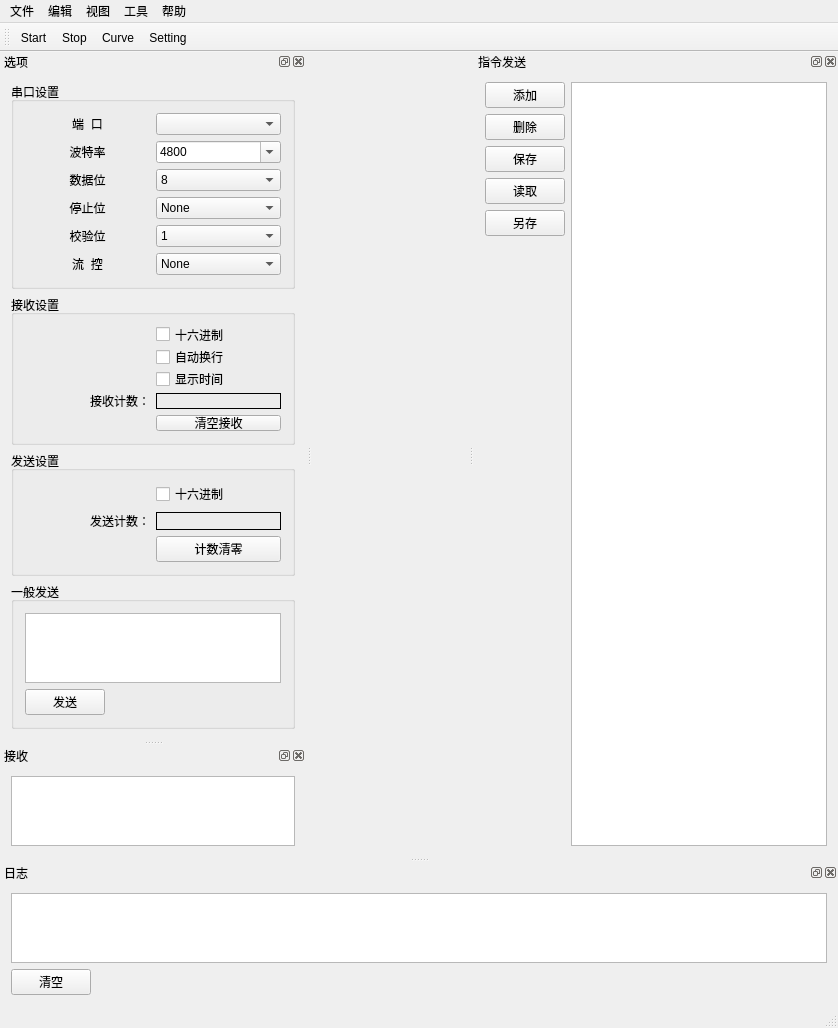
<?xml version="1.0" encoding="UTF-8"?>
<ui version="4.0">
 <class>MainWindow</class>
 <widget class="QMainWindow" name="MainWindow">
  <property name="geometry">
   <rect>
    <x>0</x>
    <y>0</y>
    <width>838</width>
    <height>1024</height>
   </rect>
  </property>
  <property name="windowTitle">
   <string>SerialMaster</string>
  </property>
  <property name="windowIcon">
   <iconset resource="source.qrc">
    <normaloff>:/icon/串口.png</normaloff>:/icon/串口.png</iconset>
  </property>
  <widget class="QWidget" name="centralWidget"/>
  <widget class="QMenuBar" name="menuBar">
   <property name="geometry">
    <rect>
     <x>0</x>
     <y>0</y>
     <width>838</width>
     <height>22</height>
    </rect>
   </property>
   <widget class="QMenu" name="menu">
    <property name="title">
     <string>文件</string>
    </property>
    <addaction name="separator"/>
    <addaction name="actionExit"/>
   </widget>
   <widget class="QMenu" name="menu_2">
    <property name="title">
     <string>编辑</string>
    </property>
   </widget>
   <widget class="QMenu" name="menu_3">
    <property name="title">
     <string>视图</string>
    </property>
    <addaction name="separator"/>
    <addaction name="actionResetAll"/>
   </widget>
   <widget class="QMenu" name="menu_4">
    <property name="title">
     <string>工具</string>
    </property>
   </widget>
   <widget class="QMenu" name="menu_5">
    <property name="title">
     <string>帮助</string>
    </property>
    <addaction name="actionUpdate"/>
    <addaction name="actionAbout"/>
   </widget>
   <addaction name="menu"/>
   <addaction name="menu_2"/>
   <addaction name="menu_3"/>
   <addaction name="menu_4"/>
   <addaction name="menu_5"/>
  </widget>
  <widget class="QToolBar" name="mainToolBar">
   <attribute name="toolBarArea">
    <enum>TopToolBarArea</enum>
   </attribute>
   <attribute name="toolBarBreak">
    <bool>false</bool>
   </attribute>
   <addaction name="actionStart"/>
   <addaction name="actionStop"/>
   <addaction name="actionCurve"/>
   <addaction name="actionSetting"/>
  </widget>
  <widget class="QStatusBar" name="statusBar"/>
  <widget class="QDockWidget" name="dockWidget_CmdSend">
   <property name="windowTitle">
    <string>指令发送</string>
   </property>
   <attribute name="dockWidgetArea">
    <number>2</number>
   </attribute>
   <widget class="QWidget" name="dockWidgetContents">
    <layout class="QGridLayout" name="gridLayout_4">
     <item row="2" column="0">
      <widget class="QPushButton" name="pushButton_SaveAllCmd">
       <property name="text">
        <string>保存</string>
       </property>
      </widget>
     </item>
     <item row="1" column="0">
      <widget class="QPushButton" name="pushButton_RemoveCmd">
       <property name="text">
        <string>删除</string>
       </property>
      </widget>
     </item>
     <item row="0" column="0">
      <widget class="QPushButton" name="pushButton_AddCmd">
       <property name="text">
        <string>添加</string>
       </property>
      </widget>
     </item>
     <item row="3" column="0">
      <widget class="QPushButton" name="pushButton_LoadCmd">
       <property name="text">
        <string>读取</string>
       </property>
      </widget>
     </item>
     <item row="4" column="0">
      <widget class="QPushButton" name="pushButton_SaveAs">
       <property name="text">
        <string>另存</string>
       </property>
      </widget>
     </item>
     <item row="0" column="1" rowspan="6">
      <widget class="QTableWidget" name="tableWidget_SendCmd"/>
     </item>
    </layout>
   </widget>
  </widget>
  <widget class="QDockWidget" name="dockWidget_Setting">
   <property name="windowTitle">
    <string>选项</string>
   </property>
   <attribute name="dockWidgetArea">
    <number>1</number>
   </attribute>
   <widget class="QWidget" name="dockWidgetContents_2">
    <layout class="QGridLayout" name="gridLayout_9">
     <item row="4" column="0">
      <spacer name="verticalSpacer">
       <property name="orientation">
        <enum>Qt::Vertical</enum>
       </property>
       <property name="sizeHint" stdset="0">
        <size>
         <width>20</width>
         <height>40</height>
        </size>
       </property>
      </spacer>
     </item>
     <item row="0" column="0">
      <widget class="QGroupBox" name="groupBox">
       <property name="minimumSize">
        <size>
         <width>0</width>
         <height>0</height>
        </size>
       </property>
       <property name="maximumSize">
        <size>
         <width>16777215</width>
         <height>16777215</height>
        </size>
       </property>
       <property name="title">
        <string>串口设置</string>
       </property>
       <layout class="QGridLayout" name="gridLayout">
        <item row="2" column="1">
         <widget class="QComboBox" name="comboBox_DataBit">
          <item>
           <property name="text">
            <string>8</string>
           </property>
          </item>
         </widget>
        </item>
        <item row="1" column="0">
         <widget class="QLabel" name="label_2">
          <property name="text">
           <string>波特率</string>
          </property>
          <property name="alignment">
           <set>Qt::AlignCenter</set>
          </property>
         </widget>
        </item>
        <item row="5" column="0">
         <widget class="QLabel" name="label_6">
          <property name="text">
           <string>流  控</string>
          </property>
          <property name="alignment">
           <set>Qt::AlignCenter</set>
          </property>
         </widget>
        </item>
        <item row="3" column="1">
         <widget class="QComboBox" name="comboBox_StopBit">
          <item>
           <property name="text">
            <string>None</string>
           </property>
          </item>
         </widget>
        </item>
        <item row="3" column="0">
         <widget class="QLabel" name="label_4">
          <property name="text">
           <string>停止位</string>
          </property>
          <property name="alignment">
           <set>Qt::AlignCenter</set>
          </property>
         </widget>
        </item>
        <item row="0" column="0">
         <widget class="QLabel" name="label">
          <property name="text">
           <string>端  口</string>
          </property>
          <property name="alignment">
           <set>Qt::AlignCenter</set>
          </property>
         </widget>
        </item>
        <item row="5" column="1">
         <widget class="QComboBox" name="comboBox_FlowCtrlBit">
          <item>
           <property name="text">
            <string>None</string>
           </property>
          </item>
         </widget>
        </item>
        <item row="1" column="1">
         <widget class="QComboBox" name="comboBox_BaundRate">
          <property name="editable">
           <bool>true</bool>
          </property>
          <item>
           <property name="text">
            <string>4800</string>
           </property>
          </item>
          <item>
           <property name="text">
            <string>9600</string>
           </property>
          </item>
          <item>
           <property name="text">
            <string>19200</string>
           </property>
          </item>
          <item>
           <property name="text">
            <string>115200</string>
           </property>
          </item>
         </widget>
        </item>
        <item row="2" column="0">
         <widget class="QLabel" name="label_3">
          <property name="text">
           <string>数据位</string>
          </property>
          <property name="alignment">
           <set>Qt::AlignCenter</set>
          </property>
         </widget>
        </item>
        <item row="4" column="1">
         <widget class="QComboBox" name="comboBox_CheckBit">
          <item>
           <property name="text">
            <string>1</string>
           </property>
          </item>
         </widget>
        </item>
        <item row="4" column="0">
         <widget class="QLabel" name="label_5">
          <property name="text">
           <string>校验位</string>
          </property>
          <property name="alignment">
           <set>Qt::AlignCenter</set>
          </property>
         </widget>
        </item>
        <item row="0" column="1">
         <widget class="QComboBox" name="comboBox_Port"/>
        </item>
       </layout>
      </widget>
     </item>
     <item row="1" column="0">
      <widget class="QGroupBox" name="groupBox_2">
       <property name="maximumSize">
        <size>
         <width>16777215</width>
         <height>150</height>
        </size>
       </property>
       <property name="title">
        <string>接收设置</string>
       </property>
       <layout class="QGridLayout" name="gridLayout_2">
        <item row="3" column="1">
         <widget class="QLabel" name="label_ReceiveCnt">
          <property name="frameShape">
           <enum>QFrame::Box</enum>
          </property>
          <property name="text">
           <string/>
          </property>
         </widget>
        </item>
        <item row="0" column="1">
         <widget class="QCheckBox" name="checkBox_ReceiveAsHex">
          <property name="text">
           <string>十六进制</string>
          </property>
         </widget>
        </item>
        <item row="2" column="1">
         <widget class="QCheckBox" name="checkBox_ReceiveShowTime">
          <property name="text">
           <string>显示时间</string>
          </property>
         </widget>
        </item>
        <item row="1" column="1">
         <widget class="QCheckBox" name="checkBox_ReceiveAutoNewLine">
          <property name="text">
           <string>自动换行</string>
          </property>
         </widget>
        </item>
        <item row="3" column="0">
         <widget class="QLabel" name="label_7">
          <property name="text">
           <string>接收计数：</string>
          </property>
          <property name="alignment">
           <set>Qt::AlignRight|Qt::AlignTrailing|Qt::AlignVCenter</set>
          </property>
         </widget>
        </item>
        <item row="4" column="1">
         <widget class="QPushButton" name="pushButton_ReceiveClear">
          <property name="text">
           <string>清空接收</string>
          </property>
         </widget>
        </item>
       </layout>
      </widget>
     </item>
     <item row="2" column="0">
      <widget class="QGroupBox" name="groupBox_3">
       <property name="maximumSize">
        <size>
         <width>16777215</width>
         <height>1111111</height>
        </size>
       </property>
       <property name="title">
        <string>发送设置</string>
       </property>
       <layout class="QGridLayout" name="gridLayout_3">
        <item row="2" column="1">
         <widget class="QLabel" name="label_SendCnt">
          <property name="frameShape">
           <enum>QFrame::Box</enum>
          </property>
          <property name="text">
           <string/>
          </property>
         </widget>
        </item>
        <item row="0" column="1">
         <widget class="QCheckBox" name="checkBox_SendAsHex">
          <property name="text">
           <string>十六进制</string>
          </property>
         </widget>
        </item>
        <item row="3" column="1">
         <widget class="QPushButton" name="pushButton_SendClear">
          <property name="text">
           <string>计数清零</string>
          </property>
         </widget>
        </item>
        <item row="2" column="0">
         <widget class="QLabel" name="label_9">
          <property name="text">
           <string>发送计数：</string>
          </property>
          <property name="alignment">
           <set>Qt::AlignRight|Qt::AlignTrailing|Qt::AlignVCenter</set>
          </property>
         </widget>
        </item>
       </layout>
      </widget>
     </item>
     <item row="3" column="0">
      <widget class="QGroupBox" name="groupBox_5">
       <property name="title">
        <string>一般发送</string>
       </property>
       <layout class="QGridLayout" name="gridLayout_6">
        <item row="2" column="1">
         <widget class="QTextEdit" name="textEdit_Send">
          <property name="maximumSize">
           <size>
            <width>16777215</width>
            <height>200</height>
           </size>
          </property>
         </widget>
        </item>
        <item row="3" column="1">
         <widget class="QPushButton" name="pushButton_Send">
          <property name="maximumSize">
           <size>
            <width>80</width>
            <height>16777215</height>
           </size>
          </property>
          <property name="text">
           <string>发送</string>
          </property>
         </widget>
        </item>
       </layout>
      </widget>
     </item>
    </layout>
   </widget>
  </widget>
  <widget class="QDockWidget" name="dockWidget_Log">
   <property name="windowTitle">
    <string>日志</string>
   </property>
   <attribute name="dockWidgetArea">
    <number>8</number>
   </attribute>
   <widget class="QWidget" name="dockWidgetContents_3">
    <layout class="QGridLayout" name="gridLayout_10">
     <item row="1" column="0">
      <widget class="QPushButton" name="pushButton_ClearLog">
       <property name="maximumSize">
        <size>
         <width>80</width>
         <height>16777215</height>
        </size>
       </property>
       <property name="text">
        <string>清空</string>
       </property>
      </widget>
     </item>
     <item row="0" column="0">
      <widget class="QTextEdit" name="textEdit_Log"/>
     </item>
    </layout>
   </widget>
  </widget>
  <widget class="QDockWidget" name="dockWidget_Receive">
   <property name="windowTitle">
    <string>接收</string>
   </property>
   <attribute name="dockWidgetArea">
    <number>1</number>
   </attribute>
   <widget class="QWidget" name="dockWidgetContents_4">
    <layout class="QGridLayout" name="gridLayout_7">
     <item row="0" column="0">
      <widget class="QTextEdit" name="textEdit_Receive">
       <property name="minimumSize">
        <size>
         <width>0</width>
         <height>0</height>
        </size>
       </property>
      </widget>
     </item>
    </layout>
   </widget>
  </widget>
  <action name="actionSetting">
   <property name="icon">
    <iconset resource="source.qrc">
     <normaloff>:/icon/设 置.png</normaloff>:/icon/设 置.png</iconset>
   </property>
   <property name="text">
    <string>Setting</string>
   </property>
  </action>
  <action name="actionCurve">
   <property name="icon">
    <iconset resource="source.qrc">
     <normaloff>:/icon/曲线.png</normaloff>:/icon/曲线.png</iconset>
   </property>
   <property name="text">
    <string>Curve</string>
   </property>
  </action>
  <action name="actionStart">
   <property name="icon">
    <iconset resource="source.qrc">
     <normaloff>:/icon/播放.png</normaloff>:/icon/播放.png</iconset>
   </property>
   <property name="text">
    <string>Start</string>
   </property>
  </action>
  <action name="actionStop">
   <property name="icon">
    <iconset resource="source.qrc">
     <normaloff>:/icon/停止.png</normaloff>:/icon/停止.png</iconset>
   </property>
   <property name="text">
    <string>Stop</string>
   </property>
  </action>
  <action name="actionAbout">
   <property name="icon">
    <iconset resource="source.qrc">
     <normaloff>:/icon/about.png</normaloff>:/icon/about.png</iconset>
   </property>
   <property name="text">
    <string>About...</string>
   </property>
  </action>
  <action name="actionUpdate">
   <property name="icon">
    <iconset resource="source.qrc">
     <normaloff>:/icon/update.png</normaloff>:/icon/update.png</iconset>
   </property>
   <property name="text">
    <string>Update...</string>
   </property>
  </action>
  <action name="actionExit">
   <property name="icon">
    <iconset resource="source.qrc">
     <normaloff>:/icon/exit.png</normaloff>:/icon/exit.png</iconset>
   </property>
   <property name="text">
    <string>Exit</string>
   </property>
  </action>
  <action name="actionResetAll">
   <property name="text">
    <string>ResetAll</string>
   </property>
  </action>
 </widget>
 <layoutdefault spacing="6" margin="11"/>
 <resources>
  <include location="source.qrc"/>
 </resources>
 <connections/>
</ui>
